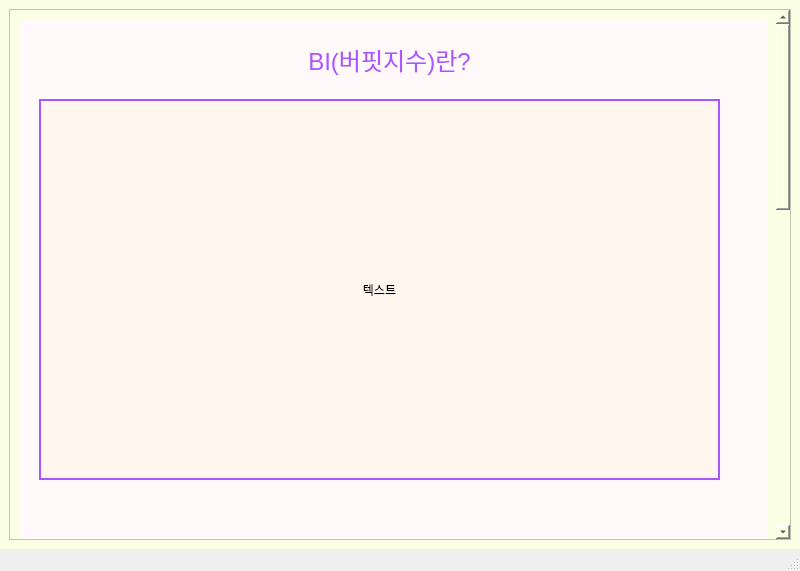
<?xml version="1.0" encoding="UTF-8"?>
<ui version="4.0">
 <class>MainWindow</class>
 <widget class="QMainWindow" name="MainWindow">
  <property name="geometry">
   <rect>
    <x>0</x>
    <y>0</y>
    <width>800</width>
    <height>571</height>
   </rect>
  </property>
  <property name="windowTitle">
   <string>MainWindow</string>
  </property>
  <widget class="QWidget" name="centralwidget">
   <property name="styleSheet">
    <string notr="true">background-color: rgb(250, 255, 228);</string>
   </property>
   <layout class="QVBoxLayout" name="verticalLayout">
    <item>
     <widget class="QScrollArea" name="scrollArea">
      <property name="styleSheet">
       <string notr="true">/*VERTICAL SCROLLBAR*/
QScrollBar:vertical {
	border:none;
	background-color: rgb(189, 189, 189);
	width: 14px;
	margin: 15px 0 15px 0;
	border-radius: 0px;
}
/* HANDLE BAR VERTICAL */
QScrollBar::handle:vertical {
	
	background-color: rgb(124, 124, 124);
	min-height: 30px;
	border-radius: 7px;
}
QScrollBar::handle:vertical:hover {
	background-color: rgb(187, 194, 216);
}
QScrollBar::handle:vertical:pressed {
	
	background-color: rgb(165, 162, 186);
}
/*BTN TOP -SCROLLBAR*/
QScrollBar::sub-line:vertical {
	border:none;
	
	background-color: rgb(106, 106, 106);
	height: 15px;
	border-top-left-radius: 7px;
	border-top-right-radius: 7px;
	subcontrol-position: top;
	subcontrol-origin: margin;
}
QScrollBar::sub-line:vertical:hover {
	background-color: rgb(124, 124, 124);
}
QScrollBar::sub-line:vertical:pressed {
	background-color: rgb(165, 162, 186);
}

</string>
      </property>
      <property name="widgetResizable">
       <bool>true</bool>
      </property>
      <widget class="QWidget" name="scrollAreaWidgetContents">
       <property name="geometry">
        <rect>
         <x>0</x>
         <y>0</y>
         <width>763</width>
         <height>1418</height>
        </rect>
       </property>
       <property name="styleSheet">
        <string notr="true"/>
       </property>
       <layout class="QVBoxLayout" name="verticalLayout_2">
        <item>
         <widget class="QWidget" name="widget" native="true">
          <property name="minimumSize">
           <size>
            <width>0</width>
            <height>1400</height>
           </size>
          </property>
          <property name="styleSheet">
           <string notr="true">background-color: rgb(255, 249, 250);</string>
          </property>
          <widget class="QLabel" name="label">
           <property name="geometry">
            <rect>
             <x>170</x>
             <y>10</y>
             <width>401</width>
             <height>61</height>
            </rect>
           </property>
           <property name="text">
            <string>&lt;html&gt;&lt;head/&gt;&lt;body&gt;&lt;p align=&quot;center&quot;&gt;&lt;span style=&quot; font-size:18pt; color:#aa55ff;&quot;&gt;BI(버핏지수)란?&lt;/span&gt;&lt;/p&gt;&lt;/body&gt;&lt;/html&gt;</string>
           </property>
          </widget>
          <widget class="QPushButton" name="pushButton">
           <property name="geometry">
            <rect>
             <x>20</x>
             <y>80</y>
             <width>681</width>
             <height>381</height>
            </rect>
           </property>
           <property name="styleSheet">
            <string notr="true">QPushButton{
	background-color: rgb(255, 247, 237);
	gridline-color: rgb(170, 85, 255);
	border-radius: 25Px;
	border: 2px solid rgb(170, 85, 255);
}
</string>
           </property>
           <property name="text">
            <string>텍스트</string>
           </property>
          </widget>
         </widget>
        </item>
       </layout>
      </widget>
     </widget>
    </item>
   </layout>
  </widget>
  <widget class="QMenuBar" name="menubar">
   <property name="geometry">
    <rect>
     <x>0</x>
     <y>0</y>
     <width>800</width>
     <height>21</height>
    </rect>
   </property>
  </widget>
  <widget class="QStatusBar" name="statusbar"/>
 </widget>
 <resources/>
 <connections/>
</ui>
